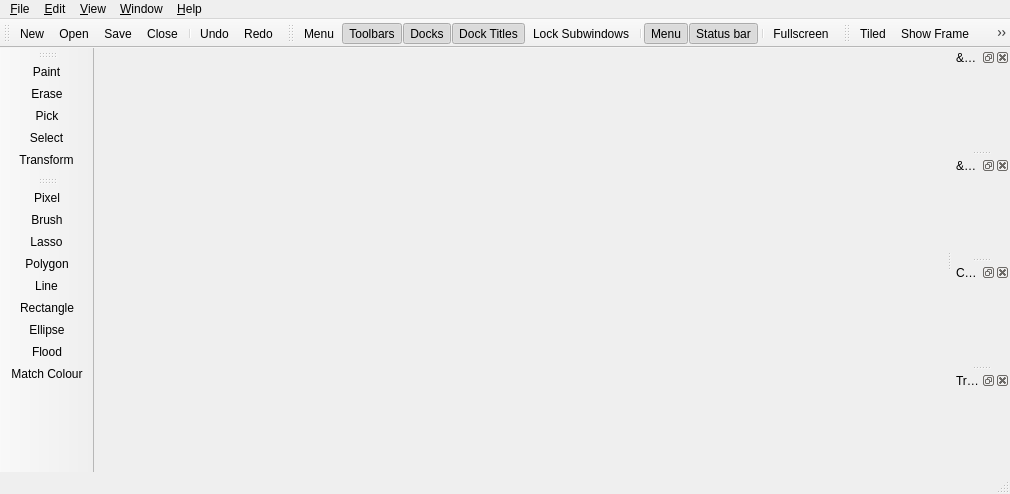
<?xml version="1.0" encoding="UTF-8"?>
<ui version="4.0">
 <class>MainWindow</class>
 <widget class="QMainWindow" name="MainWindow">
  <property name="geometry">
   <rect>
    <x>0</x>
    <y>0</y>
    <width>1010</width>
    <height>494</height>
   </rect>
  </property>
  <property name="dockNestingEnabled">
   <bool>true</bool>
  </property>
  <widget class="QWidget" name="canvas"/>
  <widget class="QMenuBar" name="menuBar">
   <property name="geometry">
    <rect>
     <x>0</x>
     <y>0</y>
     <width>1010</width>
     <height>30</height>
    </rect>
   </property>
   <widget class="QMenu" name="menuFile">
    <property name="title">
     <string>&amp;File</string>
    </property>
    <addaction name="actionNew"/>
    <addaction name="actionOpen"/>
    <addaction name="actionRevert"/>
    <addaction name="actionRecentFiles"/>
    <addaction name="actionReopenLast"/>
    <addaction name="separator"/>
    <addaction name="actionSave"/>
    <addaction name="actionSaveAs"/>
    <addaction name="separator"/>
    <addaction name="actionClose"/>
    <addaction name="separator"/>
    <addaction name="actionExit"/>
    <addaction name="separator"/>
   </widget>
   <widget class="QMenu" name="menuEdit">
    <property name="title">
     <string>&amp;Edit</string>
    </property>
    <addaction name="actionUndo"/>
    <addaction name="actionRedo"/>
   </widget>
   <widget class="QMenu" name="menuWindow">
    <property name="title">
     <string>&amp;Window</string>
    </property>
    <addaction name="actionAllToolbars"/>
    <addaction name="actionToolbars"/>
    <addaction name="actionAllDocks"/>
    <addaction name="actionDocks"/>
    <addaction name="actionDockTitles"/>
    <addaction name="actionLockSubwindows"/>
    <addaction name="separator"/>
    <addaction name="actionMenu"/>
    <addaction name="actionStatusBar"/>
    <addaction name="separator"/>
    <addaction name="actionFullscreen"/>
    <addaction name="separator"/>
    <addaction name="actionTileSubwindows"/>
    <addaction name="actionCascadeSubwindows"/>
    <addaction name="actionNextSubwindow"/>
    <addaction name="actionPreviousSubwindow"/>
   </widget>
   <widget class="QMenu" name="menuHelp">
    <property name="title">
     <string>&amp;Help</string>
    </property>
    <addaction name="actionAbout"/>
    <addaction name="actionAboutQt"/>
    <addaction name="separator"/>
    <addaction name="actionLicense"/>
   </widget>
   <widget class="QMenu" name="menu_View">
    <property name="title">
     <string>&amp;View</string>
    </property>
    <addaction name="actionTiled"/>
    <addaction name="actionShowFrame"/>
   </widget>
   <addaction name="menuFile"/>
   <addaction name="menuEdit"/>
   <addaction name="menu_View"/>
   <addaction name="menuWindow"/>
   <addaction name="menuHelp"/>
  </widget>
  <widget class="QToolBar" name="mainToolBar">
   <property name="windowTitle">
    <string>Main</string>
   </property>
   <attribute name="toolBarArea">
    <enum>TopToolBarArea</enum>
   </attribute>
   <attribute name="toolBarBreak">
    <bool>false</bool>
   </attribute>
   <addaction name="actionNew"/>
   <addaction name="actionOpen"/>
   <addaction name="actionSave"/>
   <addaction name="actionClose"/>
   <addaction name="separator"/>
   <addaction name="actionUndo"/>
   <addaction name="actionRedo"/>
  </widget>
  <widget class="QStatusBar" name="statusBar"/>
  <widget class="QToolBar" name="toolToolBar">
   <property name="windowTitle">
    <string>Tools</string>
   </property>
   <attribute name="toolBarArea">
    <enum>LeftToolBarArea</enum>
   </attribute>
   <attribute name="toolBarBreak">
    <bool>false</bool>
   </attribute>
   <addaction name="actionToolPaint"/>
   <addaction name="actionToolErase"/>
   <addaction name="actionToolPick"/>
   <addaction name="actionToolSelect"/>
   <addaction name="actionToolTransform"/>
  </widget>
  <widget class="QDockWidget" name="paletteDockWidget">
   <property name="windowTitle">
    <string>&amp;Palette</string>
   </property>
   <attribute name="dockWidgetArea">
    <number>2</number>
   </attribute>
   <widget class="PaletteWidget" name="paletteWidget"/>
  </widget>
  <widget class="QDockWidget" name="colourSelectorDockWidget">
   <property name="windowTitle">
    <string>&amp;Colour</string>
   </property>
   <attribute name="dockWidgetArea">
    <number>2</number>
   </attribute>
   <widget class="ColourSelector" name="colourSelector"/>
  </widget>
  <widget class="QToolBar" name="windowToolBar">
   <property name="windowTitle">
    <string>Window</string>
   </property>
   <attribute name="toolBarArea">
    <enum>TopToolBarArea</enum>
   </attribute>
   <attribute name="toolBarBreak">
    <bool>false</bool>
   </attribute>
   <addaction name="actionMenuMenu"/>
   <addaction name="actionToolbarsMenu"/>
   <addaction name="actionDocksMenu"/>
   <addaction name="actionDockTitles"/>
   <addaction name="actionLockSubwindows"/>
   <addaction name="separator"/>
   <addaction name="actionMenu"/>
   <addaction name="actionStatusBar"/>
   <addaction name="separator"/>
   <addaction name="actionFullscreen"/>
  </widget>
  <widget class="QDockWidget" name="colourContextDockWidget">
   <property name="windowTitle">
    <string>Co&amp;lour Context</string>
   </property>
   <attribute name="dockWidgetArea">
    <number>2</number>
   </attribute>
   <widget class="ColourContextWidget" name="colourContextWidget"/>
  </widget>
  <widget class="QDockWidget" name="transformDockWidget">
   <property name="floating">
    <bool>false</bool>
   </property>
   <property name="windowTitle">
    <string>Tra&amp;nsform</string>
   </property>
   <attribute name="dockWidgetArea">
    <number>2</number>
   </attribute>
   <widget class="TransformWidget" name="transformWidget"/>
  </widget>
  <widget class="QToolBar" name="viewToolBar">
   <property name="windowTitle">
    <string>View</string>
   </property>
   <attribute name="toolBarArea">
    <enum>TopToolBarArea</enum>
   </attribute>
   <attribute name="toolBarBreak">
    <bool>false</bool>
   </attribute>
   <addaction name="actionTiled"/>
   <addaction name="actionShowFrame"/>
   <addaction name="actionAlpha"/>
  </widget>
  <widget class="QToolBar" name="modeToolBar">
   <property name="windowTitle">
    <string>Mode</string>
   </property>
   <attribute name="toolBarArea">
    <enum>LeftToolBarArea</enum>
   </attribute>
   <attribute name="toolBarBreak">
    <bool>false</bool>
   </attribute>
   <addaction name="actionModePixel"/>
   <addaction name="actionModeBrush"/>
   <addaction name="actionModeLasso"/>
   <addaction name="actionModePolygon"/>
   <addaction name="actionModeLine"/>
   <addaction name="actionModeRectangle"/>
   <addaction name="actionModeEllipse"/>
   <addaction name="actionModeFlood"/>
   <addaction name="actionModeMatchColour"/>
  </widget>
  <action name="actionNew">
   <property name="icon">
    <iconset theme="document-new">
     <normaloff/>
    </iconset>
   </property>
   <property name="text">
    <string>&amp;New</string>
   </property>
   <property name="shortcut">
    <string>Ctrl+N</string>
   </property>
  </action>
  <action name="actionOpen">
   <property name="icon">
    <iconset theme="document-open">
     <normaloff/>
    </iconset>
   </property>
   <property name="text">
    <string>&amp;Open</string>
   </property>
   <property name="shortcut">
    <string>Ctrl+O</string>
   </property>
  </action>
  <action name="actionSave">
   <property name="icon">
    <iconset theme="document-save">
     <normaloff/>
    </iconset>
   </property>
   <property name="text">
    <string>&amp;Save</string>
   </property>
   <property name="shortcut">
    <string>Ctrl+S</string>
   </property>
  </action>
  <action name="actionSaveAs">
   <property name="icon">
    <iconset theme="document-save-as">
     <normaloff/>
    </iconset>
   </property>
   <property name="text">
    <string>Save &amp;As</string>
   </property>
  </action>
  <action name="actionExit">
   <property name="icon">
    <iconset theme="application-exit">
     <normaloff/>
    </iconset>
   </property>
   <property name="text">
    <string>E&amp;xit</string>
   </property>
   <property name="shortcut">
    <string>Ctrl+Q</string>
   </property>
   <property name="shortcutContext">
    <enum>Qt::WindowShortcut</enum>
   </property>
  </action>
  <action name="actionUndo">
   <property name="icon">
    <iconset theme="edit-undo">
     <normaloff/>
    </iconset>
   </property>
   <property name="text">
    <string>&amp;Undo</string>
   </property>
   <property name="shortcut">
    <string>Ctrl+Z</string>
   </property>
  </action>
  <action name="actionRedo">
   <property name="icon">
    <iconset theme="edit-redo">
     <normaloff/>
    </iconset>
   </property>
   <property name="text">
    <string>&amp;Redo</string>
   </property>
   <property name="shortcut">
    <string>Ctrl+Shift+Z</string>
   </property>
  </action>
  <action name="actionToolPaint">
   <property name="checkable">
    <bool>true</bool>
   </property>
   <property name="text">
    <string>Paint</string>
   </property>
   <property name="toolTip">
    <string>Paint</string>
   </property>
   <property name="shortcut">
    <string>1</string>
   </property>
  </action>
  <action name="actionToolErase">
   <property name="checkable">
    <bool>true</bool>
   </property>
   <property name="text">
    <string>Erase</string>
   </property>
   <property name="toolTip">
    <string>Erase</string>
   </property>
   <property name="shortcut">
    <string>2</string>
   </property>
  </action>
  <action name="actionToolPick">
   <property name="checkable">
    <bool>true</bool>
   </property>
   <property name="text">
    <string>Pick</string>
   </property>
   <property name="shortcut">
    <string>3</string>
   </property>
  </action>
  <action name="actionToolbars">
   <property name="checkable">
    <bool>false</bool>
   </property>
   <property name="checked">
    <bool>false</bool>
   </property>
   <property name="enabled">
    <bool>true</bool>
   </property>
   <property name="text">
    <string>&amp;Toolbars</string>
   </property>
  </action>
  <action name="actionDocks">
   <property name="checkable">
    <bool>false</bool>
   </property>
   <property name="checked">
    <bool>false</bool>
   </property>
   <property name="text">
    <string>&amp;Docks</string>
   </property>
   <property name="shortcutContext">
    <enum>Qt::WindowShortcut</enum>
   </property>
  </action>
  <action name="actionStatusBar">
   <property name="checkable">
    <bool>true</bool>
   </property>
   <property name="checked">
    <bool>true</bool>
   </property>
   <property name="text">
    <string>&amp;Status bar</string>
   </property>
   <property name="shortcut">
    <string>Ctrl+B</string>
   </property>
  </action>
  <action name="actionAbout">
   <property name="icon">
    <iconset theme="help-about">
     <normaloff/>
    </iconset>
   </property>
   <property name="text">
    <string>&amp;About</string>
   </property>
  </action>
  <action name="actionAboutQt">
   <property name="text">
    <string>About &amp;Qt</string>
   </property>
  </action>
  <action name="actionRevert">
   <property name="icon">
    <iconset theme="document-revert">
     <normaloff/>
    </iconset>
   </property>
   <property name="text">
    <string>Re&amp;vert</string>
   </property>
  </action>
  <action name="actionRecentFiles">
   <property name="icon">
    <iconset theme="document-open-recent">
     <normaloff/>
    </iconset>
   </property>
   <property name="text">
    <string>&amp;Recent Files</string>
   </property>
  </action>
  <action name="actionClose">
   <property name="icon">
    <iconset theme="window-close">
     <normaloff/>
    </iconset>
   </property>
   <property name="text">
    <string>&amp;Close</string>
   </property>
   <property name="shortcut">
    <string>Ctrl+W</string>
   </property>
  </action>
  <action name="actionFullscreen">
   <property name="checkable">
    <bool>true</bool>
   </property>
   <property name="icon">
    <iconset theme="view-fullscreen">
     <normaloff/>
    </iconset>
   </property>
   <property name="text">
    <string>&amp;Fullscreen</string>
   </property>
   <property name="shortcut">
    <string>F11</string>
   </property>
  </action>
  <action name="actionMenu">
   <property name="checkable">
    <bool>true</bool>
   </property>
   <property name="checked">
    <bool>true</bool>
   </property>
   <property name="text">
    <string>&amp;Menu</string>
   </property>
   <property name="toolTip">
    <string>Menu</string>
   </property>
   <property name="shortcut">
    <string>Ctrl+M</string>
   </property>
  </action>
  <action name="actionReopenLast">
   <property name="checkable">
    <bool>true</bool>
   </property>
   <property name="text">
    <string>Reopen &amp;Last File at Startup</string>
   </property>
  </action>
  <action name="actionLicense">
   <property name="text">
    <string>&amp;License</string>
   </property>
  </action>
  <action name="actionTiled">
   <property name="checkable">
    <bool>true</bool>
   </property>
   <property name="text">
    <string>&amp;Tiled</string>
   </property>
   <property name="shortcut">
    <string>Ctrl+T</string>
   </property>
  </action>
  <action name="actionShowFrame">
   <property name="checkable">
    <bool>true</bool>
   </property>
   <property name="text">
    <string>Show &amp;Frame</string>
   </property>
   <property name="toolTip">
    <string>Show Frame</string>
   </property>
  </action>
  <action name="actionAlpha">
   <property name="checkable">
    <bool>true</bool>
   </property>
   <property name="checked">
    <bool>false</bool>
   </property>
   <property name="text">
    <string>Alpha</string>
   </property>
   <property name="toolTip">
    <string>Alpha</string>
   </property>
  </action>
  <action name="actionToolSelect">
   <property name="checkable">
    <bool>true</bool>
   </property>
   <property name="text">
    <string>Select</string>
   </property>
   <property name="toolTip">
    <string>Select</string>
   </property>
   <property name="shortcut">
    <string>4</string>
   </property>
  </action>
  <action name="actionToolTransform">
   <property name="checkable">
    <bool>true</bool>
   </property>
   <property name="text">
    <string>Transform</string>
   </property>
   <property name="shortcut">
    <string>5</string>
   </property>
  </action>
  <action name="actionModePixel">
   <property name="checkable">
    <bool>true</bool>
   </property>
   <property name="text">
    <string>Pixel</string>
   </property>
   <property name="toolTip">
    <string>Pixel</string>
   </property>
  </action>
  <action name="actionModeBrush">
   <property name="checkable">
    <bool>true</bool>
   </property>
   <property name="text">
    <string>Brush</string>
   </property>
  </action>
  <action name="actionModeLasso">
   <property name="checkable">
    <bool>true</bool>
   </property>
   <property name="text">
    <string>Lasso</string>
   </property>
  </action>
  <action name="actionModePolygon">
   <property name="checkable">
    <bool>true</bool>
   </property>
   <property name="text">
    <string>Polygon</string>
   </property>
  </action>
  <action name="actionModeLine">
   <property name="checkable">
    <bool>true</bool>
   </property>
   <property name="text">
    <string>Line</string>
   </property>
  </action>
  <action name="actionModeRectangle">
   <property name="checkable">
    <bool>true</bool>
   </property>
   <property name="text">
    <string>Rectangle</string>
   </property>
  </action>
  <action name="actionModeEllipse">
   <property name="checkable">
    <bool>true</bool>
   </property>
   <property name="text">
    <string>Ellipse</string>
   </property>
  </action>
  <action name="actionModeFlood">
   <property name="checkable">
    <bool>true</bool>
   </property>
   <property name="text">
    <string>Flood</string>
   </property>
  </action>
  <action name="actionModeMatchColour">
   <property name="checkable">
    <bool>true</bool>
   </property>
   <property name="text">
    <string>Match Colour</string>
   </property>
  </action>
  <action name="actionMenuMenu">
   <property name="text">
    <string>Menu</string>
   </property>
  </action>
  <action name="actionDockTitles">
   <property name="checkable">
    <bool>true</bool>
   </property>
   <property name="checked">
    <bool>true</bool>
   </property>
   <property name="text">
    <string>D&amp;ock Titles</string>
   </property>
   <property name="toolTip">
    <string>Dock Titles</string>
   </property>
  </action>
  <action name="actionLockSubwindows">
   <property name="checkable">
    <bool>true</bool>
   </property>
   <property name="text">
    <string>&amp;Lock Subwindows</string>
   </property>
  </action>
  <action name="actionDocksMenu">
   <property name="checkable">
    <bool>true</bool>
   </property>
   <property name="checked">
    <bool>true</bool>
   </property>
   <property name="text">
    <string>&amp;Docks</string>
   </property>
   <property name="shortcutContext">
    <enum>Qt::WindowShortcut</enum>
   </property>
  </action>
  <action name="actionToolbarsMenu">
   <property name="checkable">
    <bool>true</bool>
   </property>
   <property name="checked">
    <bool>true</bool>
   </property>
   <property name="enabled">
    <bool>true</bool>
   </property>
   <property name="text">
    <string>&amp;Toolbars</string>
   </property>
  </action>
  <action name="actionAllDocks">
   <property name="checkable">
    <bool>true</bool>
   </property>
   <property name="checked">
    <bool>true</bool>
   </property>
   <property name="text">
    <string>All Do&amp;cks</string>
   </property>
   <property name="toolTip">
    <string>All Docks</string>
   </property>
   <property name="shortcutContext">
    <enum>Qt::WindowShortcut</enum>
   </property>
  </action>
  <action name="actionAllToolbars">
   <property name="checkable">
    <bool>true</bool>
   </property>
   <property name="checked">
    <bool>true</bool>
   </property>
   <property name="enabled">
    <bool>true</bool>
   </property>
   <property name="text">
    <string>&amp;All Toolbars</string>
   </property>
   <property name="toolTip">
    <string>All Toolbars</string>
   </property>
  </action>
  <action name="actionTileSubwindows">
   <property name="text">
    <string>Tile Subwindows</string>
   </property>
  </action>
  <action name="actionCascadeSubwindows">
   <property name="text">
    <string>Cascade Subwindows</string>
   </property>
  </action>
  <action name="actionNextSubwindow">
   <property name="text">
    <string>Next Subwindow</string>
   </property>
  </action>
  <action name="actionPreviousSubwindow">
   <property name="text">
    <string>Previous Subwindow</string>
   </property>
  </action>
 </widget>
 <layoutdefault spacing="6" margin="11"/>
 <customwidgets>
  <customwidget>
   <class>ColourSelector</class>
   <extends>QWidget</extends>
   <header>colourselector.h</header>
   <container>1</container>
  </customwidget>
  <customwidget>
   <class>TransformWidget</class>
   <extends>QWidget</extends>
   <header>transformwidget.h</header>
   <container>1</container>
  </customwidget>
  <customwidget>
   <class>PaletteWidget</class>
   <extends>QWidget</extends>
   <header>palettewidget.h</header>
   <container>1</container>
  </customwidget>
  <customwidget>
   <class>ColourContextWidget</class>
   <extends>QWidget</extends>
   <header>colourcontextwidget.h</header>
   <container>1</container>
  </customwidget>
 </customwidgets>
 <resources/>
 <connections/>
</ui>
